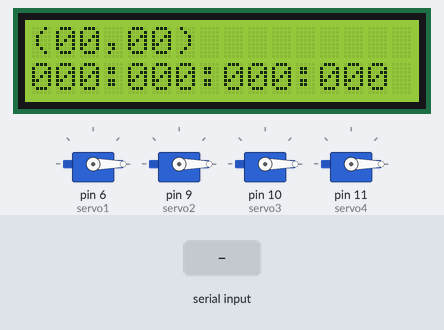
The sketch below on a simulated Arduino Uno, built with avr-gcc and run on an emulated ATmega328P. Shown: 16×2 character LCD, 4 × servo. The test bench sets the inputs (shaded band).

Above: at 1.2 s.
1.3 s: "90,45;" received over Serial
At 3.7 s:
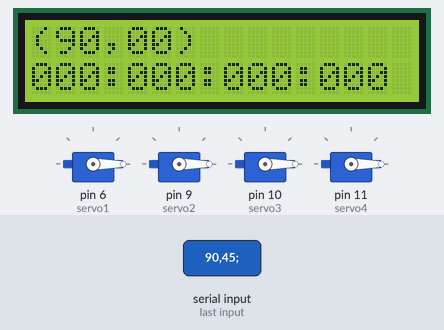
4.3 s: "30,150;" received over Serial
At 6.6 s:
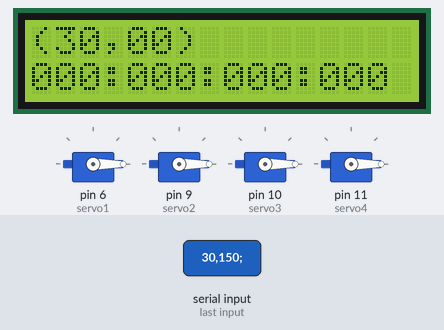
Timing chart, 0 to 8.1 s (numbered marks = the images above; inputs shaded):
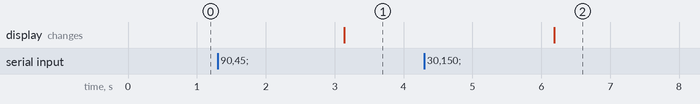

Measured:
- after the input at 1.3 s, the display: changes after 1.8 s (image 1)
- after the input at 4.3 s, the display: changes after 1.9 s (image 2)

The sketch:

robotArm.ino
```cpp
/*
  OSOYOO製のLCDを使用しています．
  仕様については次は参照してください．
  http://osoyoo.com/2014/12/07/16x2-i2c-liquidcrystal-displaylcd/
*/

#include <Wire.h>
#include <LiquidCrystal_I2C.h>
#include <Servo.h>
#define l 10.0 //アームの長さ

LiquidCrystal_I2C lcd(0x3f, 16, 2); //I2Cアドレスを指定
Servo servo1;
Servo servo2;
Servo servo3;
Servo servo4;

int x = 0; //ペン先の直行座標
int y = 0;

void setup() {
  lcd.init(); //LCDを初期化

  // 制御信号を送る出力ピンの設定
  servo1.attach(6);
  servo2.attach(9);
  servo3.attach(10);
  servo4.attach(11);

  Serial.begin(9600);
}

void loop() {
  if (Serial.available() > 0) {
    String preX = Serial.readStringUntil(';');
    x = preX.toInt();

    String preY = Serial.readStringUntil(';');
    y = preY.toInt();
  }

  float s1, s2, s3, s4; //４つのサーボの回転角
  int penOff, r; /*ペンを下ろすときpenOff = 0
                  ペンを上げるときpenOff = 1 */
  r = sqrt(pow(x, 2) + pow(y, 2)); //極座標(r,s4)のrを定める

  //ゼロ割りを回避する
  if (y != 0) {
    s1 = asin(x / (2 * l)) * (180 / PI); //s1を定義
    s2 = s1 * 2; //s2を定義
    s3 = s1; //s3を定義
    s4 = atan(x / y) * (180 / PI); //s4を定義
  }

  servos(s1, s2, s3, s4); //サーボ４つまとめて動かす独自関数
  servoLCD(s1, s2, s3, s4); //s1,s2,s3,s4のそれぞれの値をLCDで表示する関数

  delay(1000); //１秒間停止
}

void servos(int servo1_angle, int servo2_angle, int servo3_angle, int servo4_angle) {
  /* ４つのサーボの回転角
     をそれぞれ指定して動かす関数
  */
  servo1.write(servo1_angle);
  servo2.write(servo2_angle);
  servo3.write(servo3_angle);
  servo4.write(servo4_angle);
}

void servoMove() {
  //-------------
}

void servoLCD(float s1, float s2, float s3, float s4) {
  /* LCDに指定した座標とサーボの回転角を表示する関数
  */
  lcd.backlight(); //LCDのバックライトをつける
  lcd.setCursor(0, 0); //LCDの１段目に表示
  lcd.print("(");
  lcd.print(zeroPad(2, x));
  lcd.print(',');
  lcd.print(zeroPad(2, y));
  lcd.print(")");

  String sa = zeroPad(3, round(s1 * 10));
  String sb = zeroPad(3, round(s2 * 10));
  String sc = zeroPad(3, round(s3 * 10));
  String sd = zeroPad(3, round(s4 * 10));

  lcd.setCursor(0, 1); //LCDの２段目に表示
  lcd.print(sa);
  lcd.print(':');
  lcd.print(sb);
  lcd.print(':');
  lcd.print(sc);
  lcd.print(':');
  lcd.print(sd);

}

String zeroPad(int numLength, int num) {
  /* numをnumLength桁になるようにゼロ埋めしたString型の変数で返す関数
  */
  String NUM = String(num);
  String zero = "0";
  if (num == 0) {
    for (int i = 2; i <= numLength; i++) {
      zero.concat(NUM);
      NUM = zero;
      zero = "0";
    }
  } else {
    for (int i = 1; i <= numLength; i++) {
      if (num < pow(10, i - 1)) {
        zero.concat(NUM);
        NUM = zero;
        zero = "0";
      }
    }
  }
  return (NUM);
}
```
